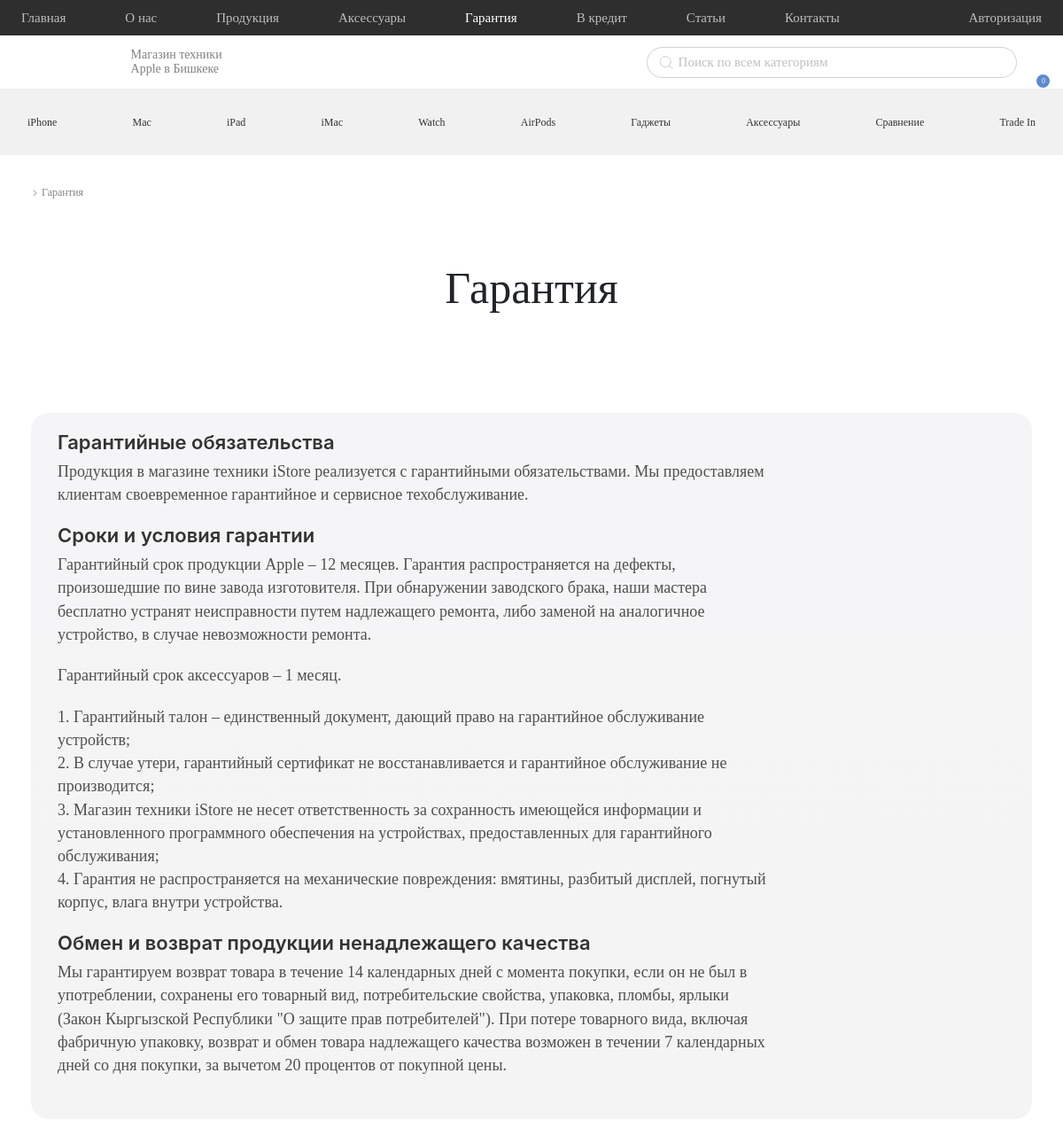
The page /warranty on the database its author committed.
### webapp/models.py (models this page shows, shortened)
class Warranty(models.Model):
    title = models.CharField('Название', null=True, blank=True, max_length=600)
    description = models.TextField('Контент', null=True, blank=True)
    pub_date = models.DateTimeField('Дата', default=timezone.now)
    order = models.IntegerField('Порядок', null=True, blank=True)
    class Meta:
        verbose_name = 'Страница гарантии'
        verbose_name_plural = 'Страница гарантии'

### webapp/views.py (the view)
# urls.py: path('warranty', views.warranty, name='warranty'),
def warranty(request):
    warranty = Warranty.objects.first()
    return render(request, 'warranty.html', {'warranty': warranty})

### webapp/templates/warranty.html
{% extends 'base.html' %}
{% load static %}
{% block breadcrumb %}
    <ul class="breadcrumb">
      <li><a href="{% url 'home' %}"><img src="{% static 'img/home.svg' %}" alt=""></a></li>
      <li><img src="{% static 'img/left-bread.svg' %}" alt=""></li>
      <li class="active">Гарантия</li>
    </ul>
{% endblock breadcrumb %}
{% block content %}
    <div class="wrapper">
        <section class="about-us-first">
            <div class="h-100 container d-flex flex-wrap">
                <div class="text-center w-100 my-5">
                    <h3 class="sf-sem main-title mb-5" data-aos="fade-zoom-in" data-aos-easing="ease-in-back" data-aos-delay="10" data-aos-offset="0" style="line-height: 100%;">
                        {{warranty.title|safe}}</h3>
                </div>
            </div>
        </section>
        <section class="about-us-second">
            <div class="h-100 pb-5">
                {{ warranty.description|safe }}
            </div>
        </section>
    </div>
{% endblock %}

### webapp/static/css/style.css (style rules this page uses)
.sf-sem { font-family: "SF Pro Display Semibold"; }
body p { margin-bottom: 0; font-family: "SF Pro Display Light"; }
body label, body p, body li { margin-bottom: 0; }
.main-title { font-style: normal; font-size: 50px; line-height: 110%; }
#desc > h1, h2, h3, h4, h5, h6, p, span { word-wrap: break-word; }
.breadcrumb { background:#FFFFFF!important; align-items:center; }
.breadcrumb li { font-weight: normal; font-size: 12px; line-height: 105%; color: #828282!important; font-family: 'SF Pro Display Regular'; max-width:200px; text-overflow:ellipsis; overflow: hidden; white-space: nowrap; padding-right:3px; }
@media (min-width: 1200px) { .container { max-width: 1200px !important; } }

### rows shown on the page
Warranty: title "Гарантия", description "Гарантийные обязательства Продукция в магазине техники iStore реализуется с гарантийными обязательствами. Мы предоставляем клиентам своевременное гарантийное и сервисное техобслуживание. Сроки и условия гарантии Гарантийный срок продукции Apple – 12 месяцев. Гарантия распространяется на дефекты, произошедшие по вине завода изготовителя. При обнаружении заводского брака, наши мастера бесплатно устранят неисправности путем надлежащего ремонта, либо заменой на аналогичное устройство, в случае невозможности ремонта. Гарантийный срок аксессуаров – 1 месяц. 1. Гарантийный талон – единственный документ, дающий право на гарантийное обслуживание устройств; 2. В случае утери, гарантийный сертификат…"

### other values the page prints
{{ products_in_basket|length }} "0"
